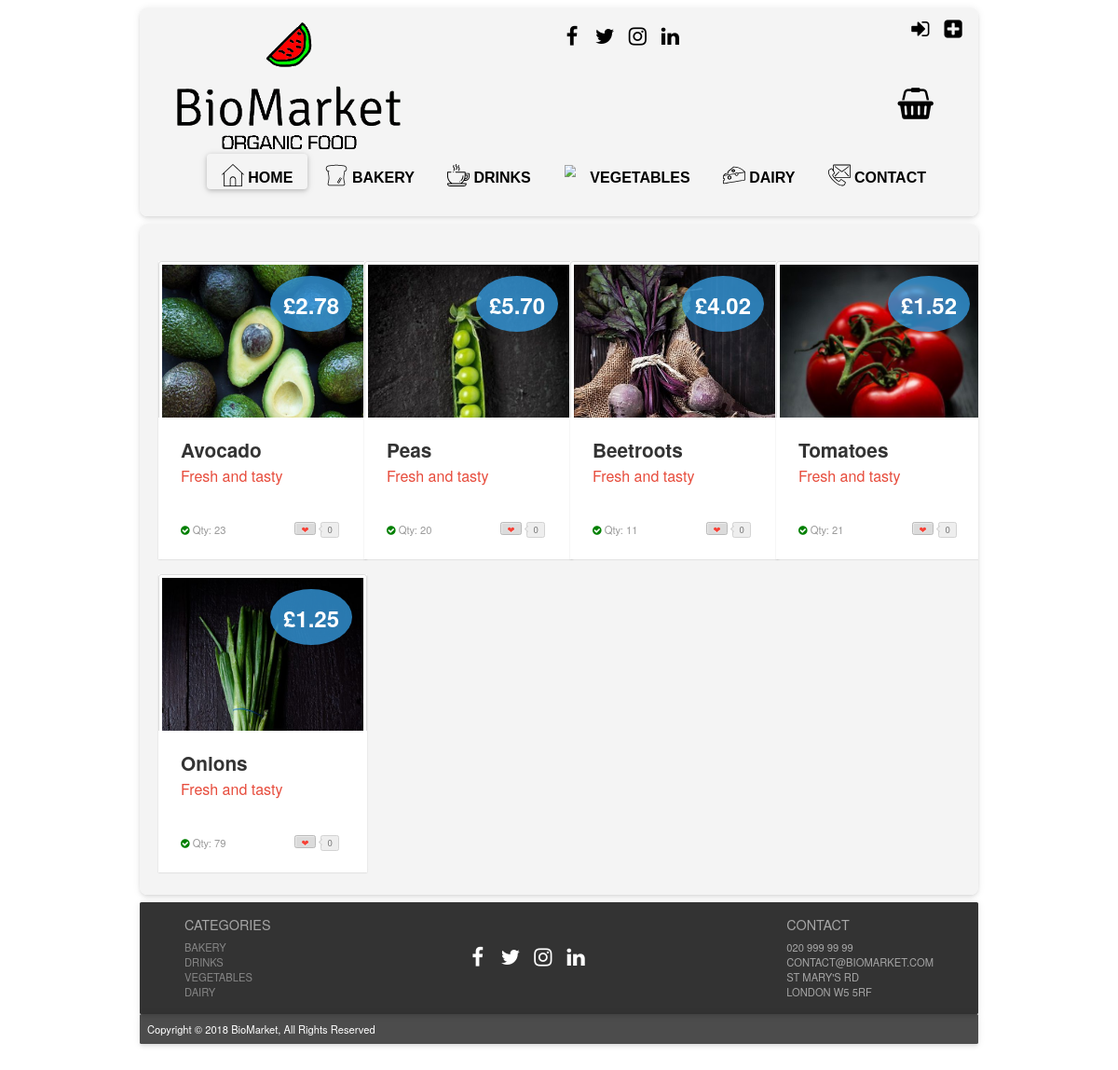
/?page=products_vegetables, run on an earlier commit of the app's database.
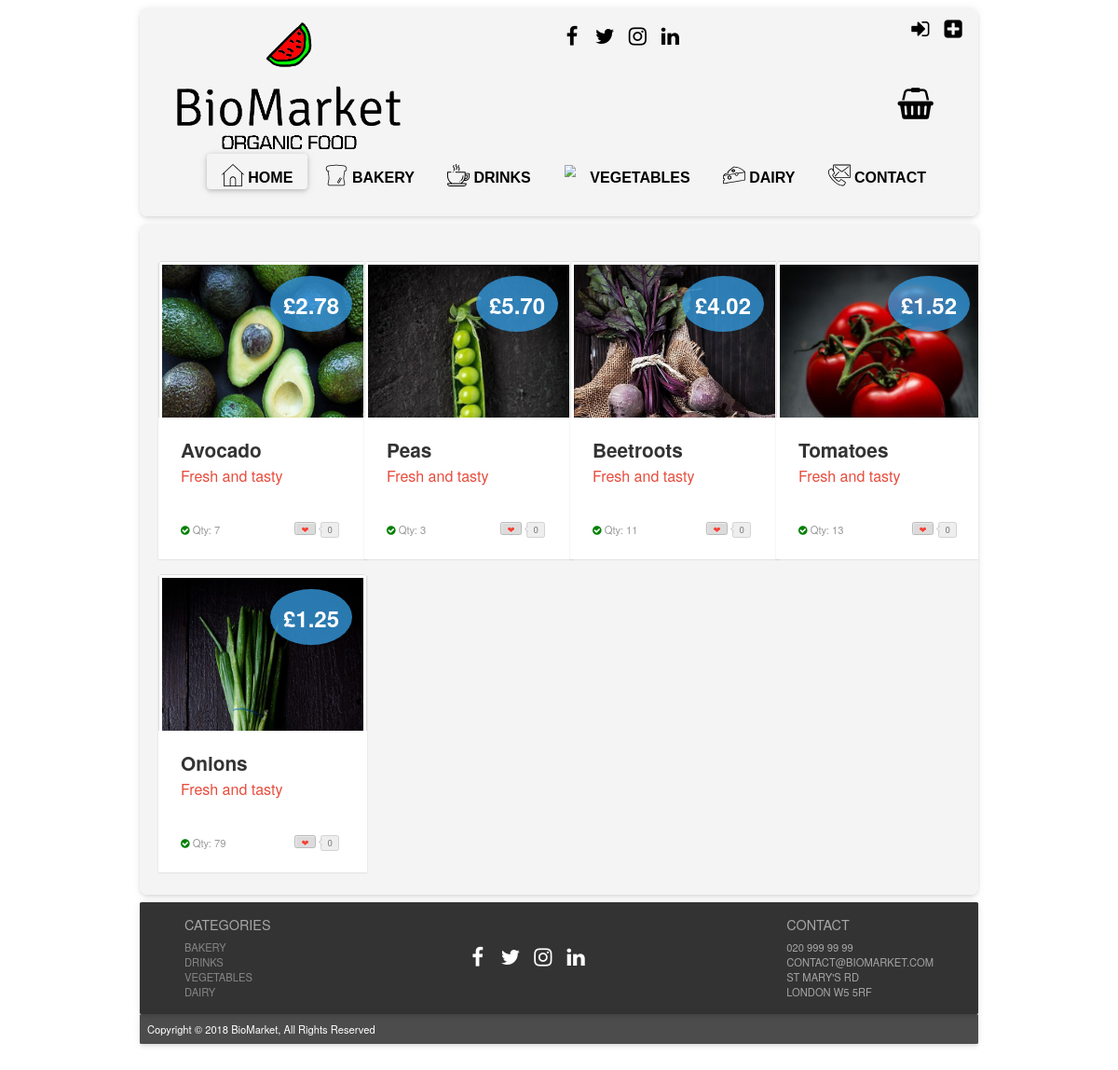
And on a later commit of the database.
### tables this page shows
CREATE TABLE IF NOT EXISTS `products` (
  `prod_id` int(11) NOT NULL AUTO_INCREMENT,
  `prod_name` varchar(50) NOT NULL,
  `price` decimal(5,2) NOT NULL,
  `sup_id` int(11) NOT NULL,
  `prod_dsc` varchar(255) NOT NULL,
  `prod_img` text NOT NULL,
  `cat_id` int(11) NOT NULL,
  `sto_qty` int(8) NOT NULL,
  PRIMARY KEY (`prod_id`),
  KEY `sup_id` (`sup_id`),
  KEY `cat_id` (`cat_id`)
);

### index.php (called while the page is built, shortened)
<?php
include "php/config.php";
$page = "home";
if (isset($_GET["page"])) {
    $page = basename($_GET["page"]);
}
if (file_exists("php/".$page.".php")) {
    include "php/".$page.".php";
}
include "layout.php";

### php/config.php (called while the page is built, shortened)
<?php
function is_logged_in()
{
    return isset($_SESSION["logged_in"]) && ($_SESSION["logged_in"] == true);
}
function get_user_level()
{
    $level = "VISITOR";
    return $level;
}

### php/products_vegetables.php (the view, shortened to what this page needs)
<!DOCTYPE html>
<html lang="en">
    <?php
    $userlevel = get_user_level();
    ?>
    <head>
        <link rel="stylesheet prefetch" href="css/__codepen_io_andytran_pen.css">
        <link rel="stylesheet" href="css/stylelogin.css">
        <link rel="stylesheet" href="css/product_card_style.css">
    </head>
    <body>
        <section class="category-section">
            <div class="container">
                <div class="row">
                    <?php
                    $search = "SELECT * FROM products WHERE cat_id = '3' ORDER BY prod_id ASC";
                    $result = mysqli_query($mysqli, $search);
                    while ($row = mysqli_fetch_assoc($result)) {
                        if (!$row["sto_qty"] <= 0) {
                            if ($userlevel == "MEMBER") {
                                ?>
                                <div class="col-lg-3 col-sm-6 col-xs-12" ><a href="#"></a>
                                    <div class="post-module">
                                        <div class="thumbnail">
                                            <div class="price">
                                                <div class="deal">&pound<?php echo $row["price"] ?></div>
                                            </div><img alt="product example" src="<?php echo $row["prod_img"] ?>">
                                        </div>
                                        <div class="post-content">
                                            <div class="category">
                                                <?php
                                                print '<div class="toCard"><a href="?page=product_page&prod_id=' . $row["prod_id"] . '&action=add_to_basket">Add to Basket</a>
                    </div> ';
                                                ?>
                                            </div>
                                            <h1 class="title"><?php echo $row["prod_name"] ?></h1>
                                            <h2 class="sub_title">Fresh and tasty</h2>
                                            <p class="description"><?php echo $row["prod_dsc"] ?>
                                            <div class="post-meta">
                                                <span class="showStock"><i class="fa fa-check-circle"></i>
                                                    <a>Qty: <?php echo $row["sto_qty"] ?></a></span><a href="#" title="Love it" class="btn btn-counter" data-count="0"><span>&#x2764;</span></a></div>
                                        </div>
                                    </div>
                                </div>
                                <?php
                            } else {
                                ?>
                                <div class="col-lg-3 col-sm-6 col-xs-12" ><a href="#"></a>
                                    <div class="post-module">
                                        <div class="thumbnail">
                                            <div class="price">
                                                <div class="deal">&pound<?php echo $row["price"] ?></div>
                                            </div><img alt="product example" src="<?php echo $row["prod_img"] ?>">
                                        </div>
                                        <div class="post-content">
                                            <h1 class="title"><?php echo $row["prod_name"] ?></h1>
                                            <h2 class="sub_title">Fresh and tasty</h2>
                                            <p class="description"><?php echo $row["prod_dsc"] ?>
                                            <div class="post-meta">
                                                <span class="showStock"><i class="fa fa-check-circle"></i>
                                                    <a>Qty: <?php echo $row["sto_qty"] ?></a></span><a href="#" title="Love it" class="btn btn-counter" data-count="0"><span>&#x2764;</span></a></div>
                                        </div>
                                    </div>
                                </div>
                                <?php
                            }
                        }
                    }
                    ?>
                </div>
            </div>
        </section>
    </body>
</html>

What changed in the data, as far as the page shows it:
changed products "Avocado": sto_qty "23" → "7"
changed products "Peas": sto_qty "20" → "3"
changed products "Tomatoes": sto_qty "21" → "13"
